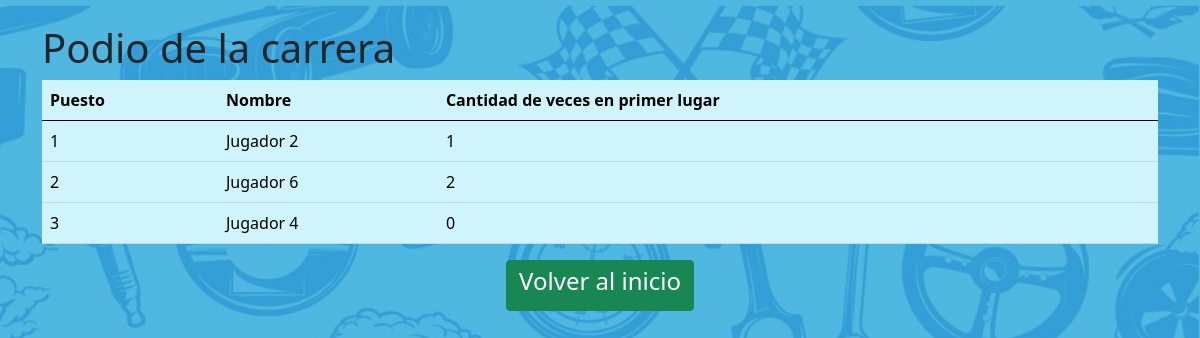
Page /views/ganadores.php?idPodio=1 on the committed database.
### tables this page shows
CREATE TABLE `jugador` (
  `id` int(11) NOT NULL,
  `nombre` varchar(50) NOT NULL,
  `primerLugar` int(11) NOT NULL,
  `estaJugando` tinyint(1) NOT NULL DEFAULT '0',
  `turno` int(1) DEFAULT '0'
);

### controllers/ctrlPodio.php (called while the page is built, shortened)
<?php
require('../models/podio.php');
function ganadoresPodio($id_Podio){
    $modelo = new podio($id_Podio,null,null,null);
    $resultado = $modelo->ganadores();
    return $resultado;
}

### models/podio.php (called while the page is built, shortened)
<?php
class podio{
    private $conexionDB;
    private $id;
    public function __construct($id, $jugadorPrimero, $jugadorSegundo, $jugadorTercero){
        $this->conexionDB = new Conectar();
        $this->id = $id;
    }
    public function ganadores() {
        try {
            $sql = "SELECT * FROM podio WHERE id = " .$this->getId();
            $query = $this->conexionDB->conectar()->prepare($sql);
            $query->execute();
            $resultado = $query->fetchAll(PDO::FETCH_ASSOC);
            return $resultado;
        } catch (Exception $e) {
            die("Se produjo un error $e");
        }
    }
    public function getId()
    {
        return $this->id;
    }
}

### db/Conectar.php (called while the page is built, shortened)
<?php
class Conectar {
    private $host;
    private $db;
    private $usuario;
    private $password;
    private $charset;
    public function __construct() {
        $this->host = SERVIDOR;
        $this->usuario = USER;
        $this->password = PASSWORD;
        $this->db = DB;
        $this->charset = CHARSET;
    }
    function conectar() {
        try {
            $conexion = "mysql:host=" . $this->host . ";dbname=" . $this->db . ";charset=" . $this->charset;
            $options = [
                PDO::ATTR_ERRMODE => PDO::ERRMODE_EXCEPTION,
                PDO::ATTR_EMULATE_PREPARES => false,
                PDO::ATTR_PERSISTENT => true
            ];
            $pdo = new PDO($conexion, $this->usuario, $this->password, $options);
            return $pdo;
        } catch (PDOException $e) {
            ?>
            <script>
                alert('Hay problemas para realizar la conexión');
                window.location.href = '../index.php';
            </script>
            <?php
        }
    }
}
?>

### controllers/ctrlJugador.php (called while the page is built, shortened)
<?php
require('../models/jugador.php');
function mostrarJugador($id)
{
    $modelo = new jugador(null, null, null, null);
    return $modelo->Mostrar(' id = ' . $id);
}

### models/jugador.php (called while the page is built, shortened)
<?php
class jugador {
    private $conexionDB;
    public function __construct($id, $nombre, $primerLugar, $estaJugando){
        $this->conexionDB = new Conectar();
    }
    public function Mostrar($condicion) {
        try {
            $sql = "SELECT * FROM jugador WHERE $condicion";
            $query = $this->conexionDB->conectar()->prepare($sql);
            $query->execute();
            $resultado = $query->fetchAll(PDO::FETCH_ASSOC);
            return $resultado;
        } catch (Exception $e) {
            die("Se produjo un error $e");
        }
    }
}

### views/ganadores.php (the view, shortened to what this page needs)
<!DOCTYPE html>
<html lang="es">
<head>
    <link href="https://cdn.jsdelivr.net/npm/bootstrap@5.0.2/dist/css/bootstrap.min.css" rel="stylesheet">
    <link rel="stylesheet" href="../css/estilos.css">
    <?php
    require('../db/Conectar.php');
    require('../controllers/ctrlJugador.php');
    require('../controllers/ctrlPodio.php');
    $ganadores = ganadoresPodio($_GET['idPodio']);
    $primer = mostrarJugador($ganadores[0]['jugadorPrimero']);
    $segundo = mostrarJugador($ganadores[0]['jugadorSegundo']);
    $tercero = mostrarJugador($ganadores[0]['jugadorTercero']);
    ?>
</head>
<br>
<body class="body-ganador">
    <div class ="container">
    <h1>Podio de la carrera</h1>
    <table class="table table-info">
        <thead>
            <tr>
                <th scope="col">Puesto</th>
                <th scope="col">Nombre</th>
                <th scope="col">Cantidad de veces en primer lugar</th>
            </tr>
        </thead>
        <tbody>
            <tr>
                <td>1</td>
                <td><?php echo $primer[0]['nombre'] ?></td>
                <td><?php echo $primer[0]['primerLugar'] ?></td>
            </tr>
            <tr>
                <td>2</td>
                <td><?php echo $segundo[0]['nombre'] ?></td>
                <td><?php echo $segundo[0]['primerLugar'] ?></td>
            </tr>
            <tr>
                <td>3</td>
                <td><?php echo $tercero[0]['nombre'] ?></td>
                <td><?php echo $tercero[0]['primerLugar'] ?></td>
            </tr>
        </tbody>
    </table>
    <div  class="col text-center">
        <form action="../controllers/reiniciarValores.php">
            <button class="btn btn-success"><h4>Volver al inicio</h4></button>
        </form>
    </div>
   </div>
</body>
</html>

### css/estilos.css (style rules this page uses)
.body-ganador { background: url(img6.jpg); background-size: 100vw, 100vh; background-repeat: no-repeat; }

### rows in the picture
jugador: nombre "Jugador 2", primerLugar "1"
jugador: nombre "Jugador 6", primerLugar "2"
jugador: nombre "Jugador 4", primerLugar "0"
